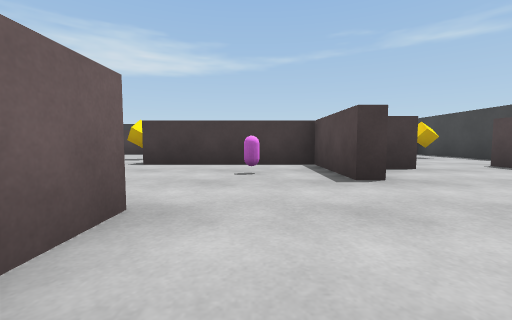
view 1 (above)

18 first-person views from a walk through a Unity game level. The camera is 0.51 m above the floor, tilts 4° down and sees 90° across. The floor is counted in squares, 1 m on a side. Each view is taken from the middle of a square. On the plan, view 1 faces up. The plan holds only what a view shows up to about 9 squares ahead; the rest is blank. The player is left out.

view 2
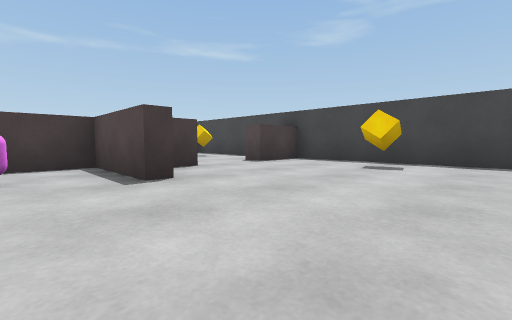

view 3
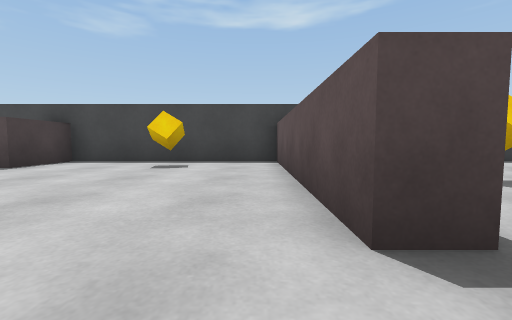

view 4
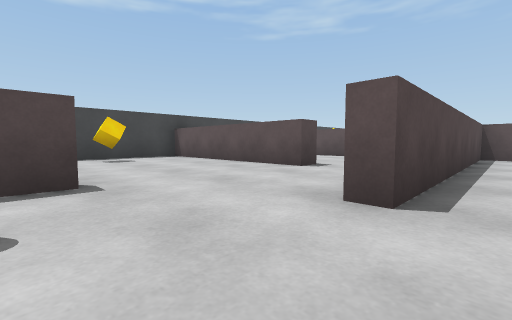

view 5
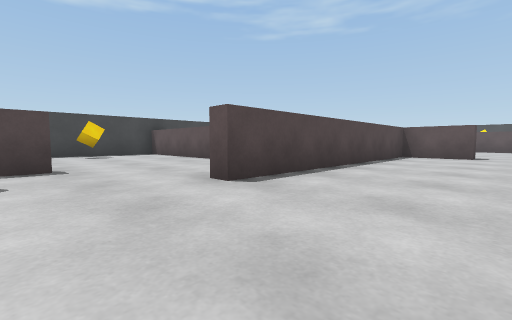

view 6
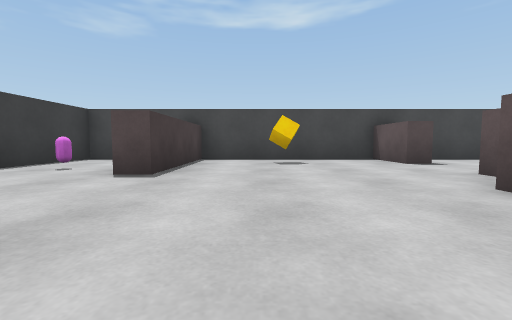

view 7
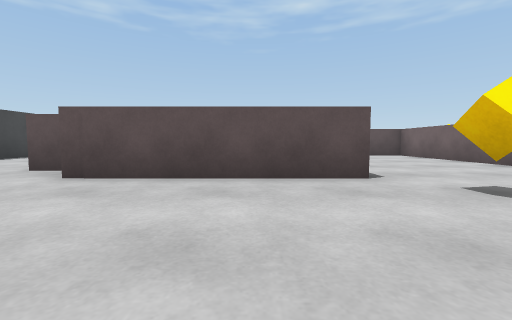

view 8
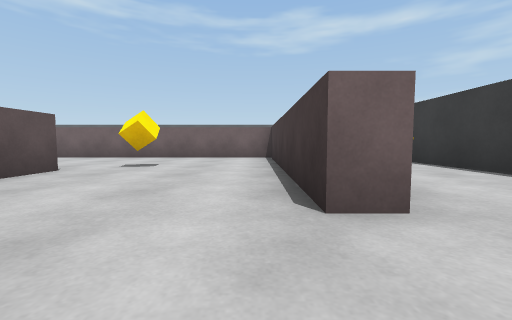

view 9
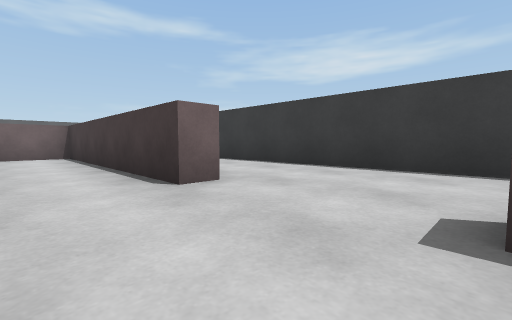

view 10
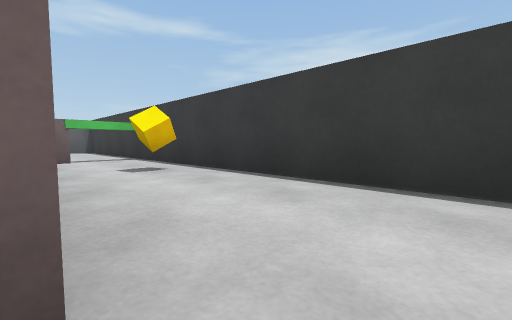

view 11
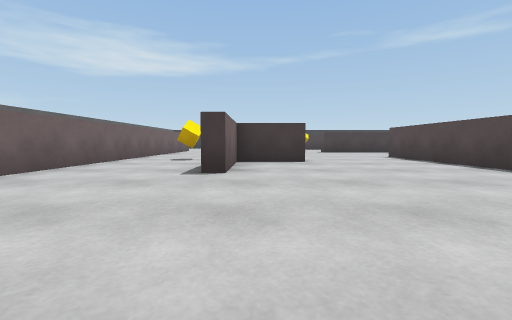

view 12
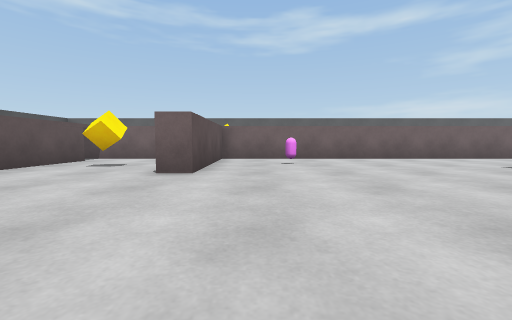

view 13
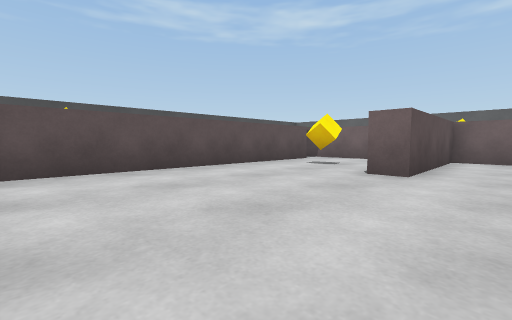

view 14
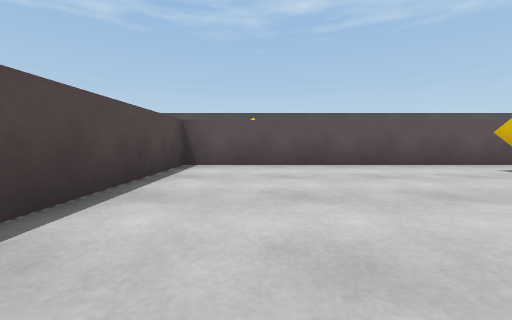

view 15
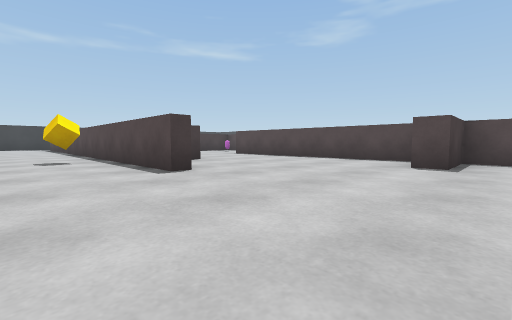

view 16
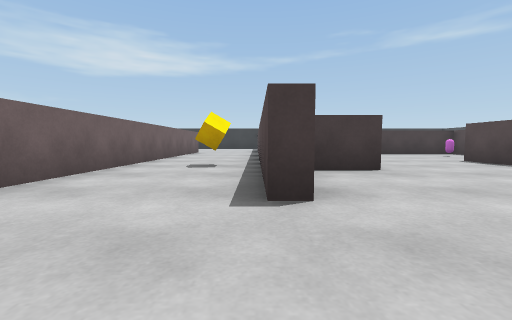

view 17
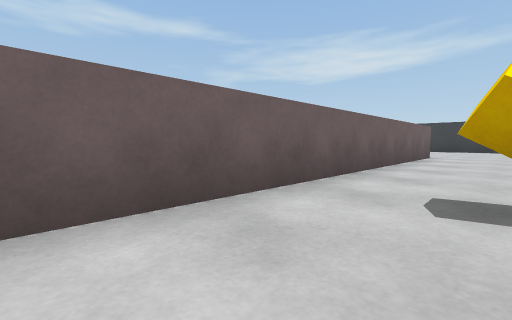

view 18
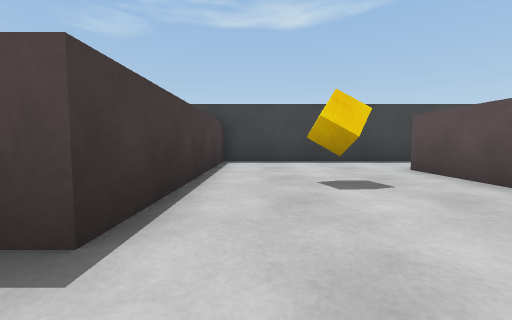

### Floor plan
Ten units are one square. View 1 is at (0, 0); x grows to the right and y downward. Boxes are objects, and circles mark ways between rooms. Rooms are numbered by the first view taken in them; rooms with no view inside come last. Other rooms are left out.
<svg viewBox="-104 -145 177 284">
<path fill="none" stroke="#000" d="M18 -34 13 -34M31 -49 24 -49M12 6 68 6 68 -49 50 -49M-10 -19 -10 -9M-46 3 -65 3 -65 28 -69 28 -69 -36M-26 -64 18 -64M12 -34 12 -41M13 -34 13 -58 -26 -58M24 -55 31 -55M50 -49 50 -55 68 -55 68 -105 30 -105 30 -112M-99 -78 -99 90 -62 90 -62 98M2 -111 2 -105 -65 -105 -65 -10M-99 110 -99 134M68 -132 68 -140 -66 -140M-90 127 -14 127 -14 62 -32 62 -32 56 -14 56 -14 -19 -10 -19M28 48 48 48M68 46 68 11 12 11 12 6"/>
<rect x="55" y="-25" width="10" height="10" fill="#bbb"><title>cube</title></rect>
<rect x="-85" y="65" width="10" height="10" fill="#bbb"><title>capsule</title></rect>
<rect x="-85" y="-15" width="10" height="10" fill="#bbb"><title>cube</title></rect>
<rect x="-75" y="105" width="10" height="10" fill="#bbb"><title>cube</title></rect>
<rect x="-45" y="-135" width="10" height="10" fill="#bbb"><title>cube</title></rect>
<rect x="-35" y="-85" width="10" height="10" fill="#bbb"><title>cube</title></rect>
<rect x="-5" y="-45" width="10" height="10" fill="#bbb"><title>capsule</title></rect>
<rect x="35" y="-135" width="10" height="10" fill="#bbb"><title>capsule</title></rect>
<rect x="45" y="-85" width="10" height="10" fill="#bbb"><title>cube</title></rect>
<rect x="25" y="25" width="10" height="10" fill="#bbb"><title>cube</title></rect>
<circle cx="0" cy="-25" r="3" fill="#2a7"/>
<circle cx="45" cy="-50" r="3" fill="#2a7"/>
<circle cx="5" cy="10" r="3" fill="#2a7"/>
<text x="30" y="-20">1</text>
<text x="-30" y="-20">2</text>
<text x="30" y="30">3</text>
</svg>
Room 1 opens to room 2. Room 1 opens to room 3.

Where each view was taken, in squares from view 1:
view 1: 0 up, 0 right, facing up
view 2: 0 up, 0 right, facing up-right
view 3: 0 up, 0 right, facing right
view 4: 4 up, 2 left, facing down-right
view 5: 4 up, 4 left, facing down-right
view 6: 9 up, 1 left, facing right
view 7: 10 up, 1 left, facing down
view 8: 10 up, 2 right, facing left
view 9: 9 up, 3 right, facing up-left
view 10: 11 up, 1 right, facing up-left
view 11: 7 down, 6 left, facing up
view 12: 8 down, 2 left, facing left
view 13: 8 down, 2 left, facing down-left
view 14: 7 down, 3 left, facing down
view 15: 7 down, 9 left, facing up-right
view 16: 5 down, 7 left, facing up
view 17: 2 down, 8 left, facing up-left
view 18: 2 down, 0 right, facing right
